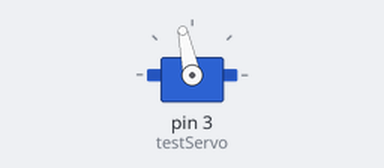
Simulated run of this sketch. Board: Arduino Uno, built with avr-gcc and run on an emulated ATmega328P. Shown: servo. What the sketch prints to the serial monitor is not drawn.

Above: at 5.05 s.
At 17.0 s:
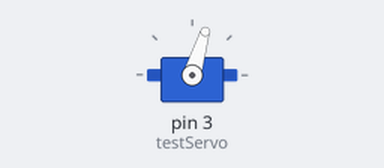
Timing chart, 0 to 23.2 s (numbered marks = the images above):
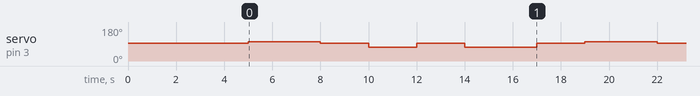

The sketch:

servo_test.ino
```cpp
#include <Servo.h>

Servo testServo;

void setup() {
  Serial.begin(9600);
  // put your setup code here, to run once:
  testServo.attach(3);
  testServo.writeMicroseconds(1500);
  //testServo.write(90);

/*
  for(int i=0;i<90;i++) {
    delay(50);
    testServo.write(90+i);
  }
  for(int i=180;i>0;i--) {
    delay(50);
    testServo.write(i);
  }
  for(int i=0;i<=90;i++) {
    delay(50);
    testServo.write(i);
  }
  */
 Serial.println("End of arming");

  delay(5000);
}

void loop() {
    testServo.writeMicroseconds(1600);
    //testServo.write(105);
    delay(3000);

    testServo.writeMicroseconds(1500);
    //testServo.write(90);
    delay(2000);
    testServo.writeMicroseconds(1300);
    //testServo.writeMicroseconds(1400);
    //testServo.write(95);
    delay(2000);
    testServo.writeMicroseconds(1500);
    delay(2000);
    testServo.writeMicroseconds(1300);
    delay(3000);
    testServo.writeMicroseconds(1500);
    delay(2000);

}
```

Measured:
- by itself, servo on pin 3 (testServo): repeats every 14.0 s: 93° 2.0 s, 73° 2.0 s, 93° 2.0 s, 73° 3.0 s, 93° 2.0 s, 102° 3.0 s
